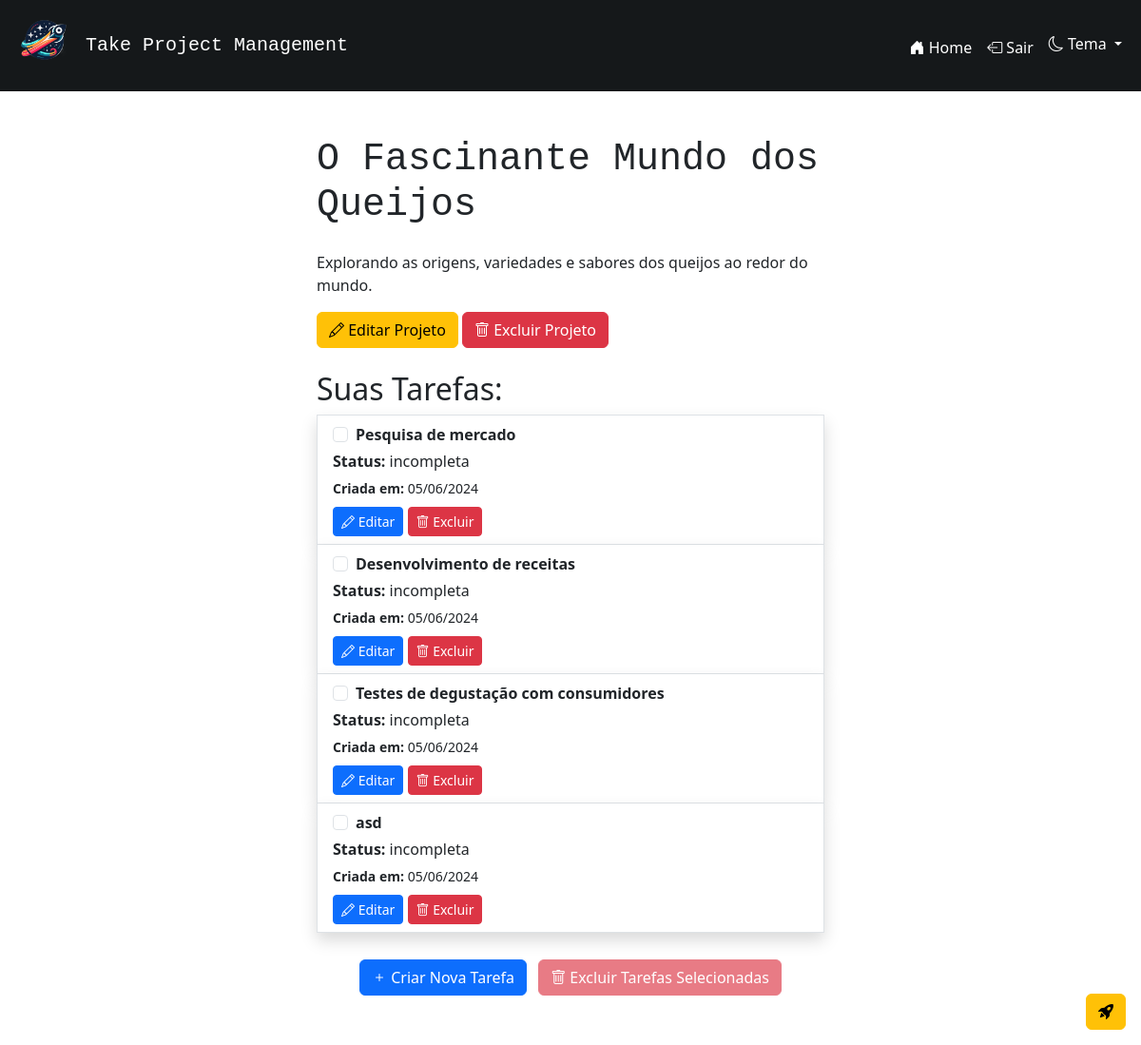
The app's page /projeto/3 (signed in), older data.
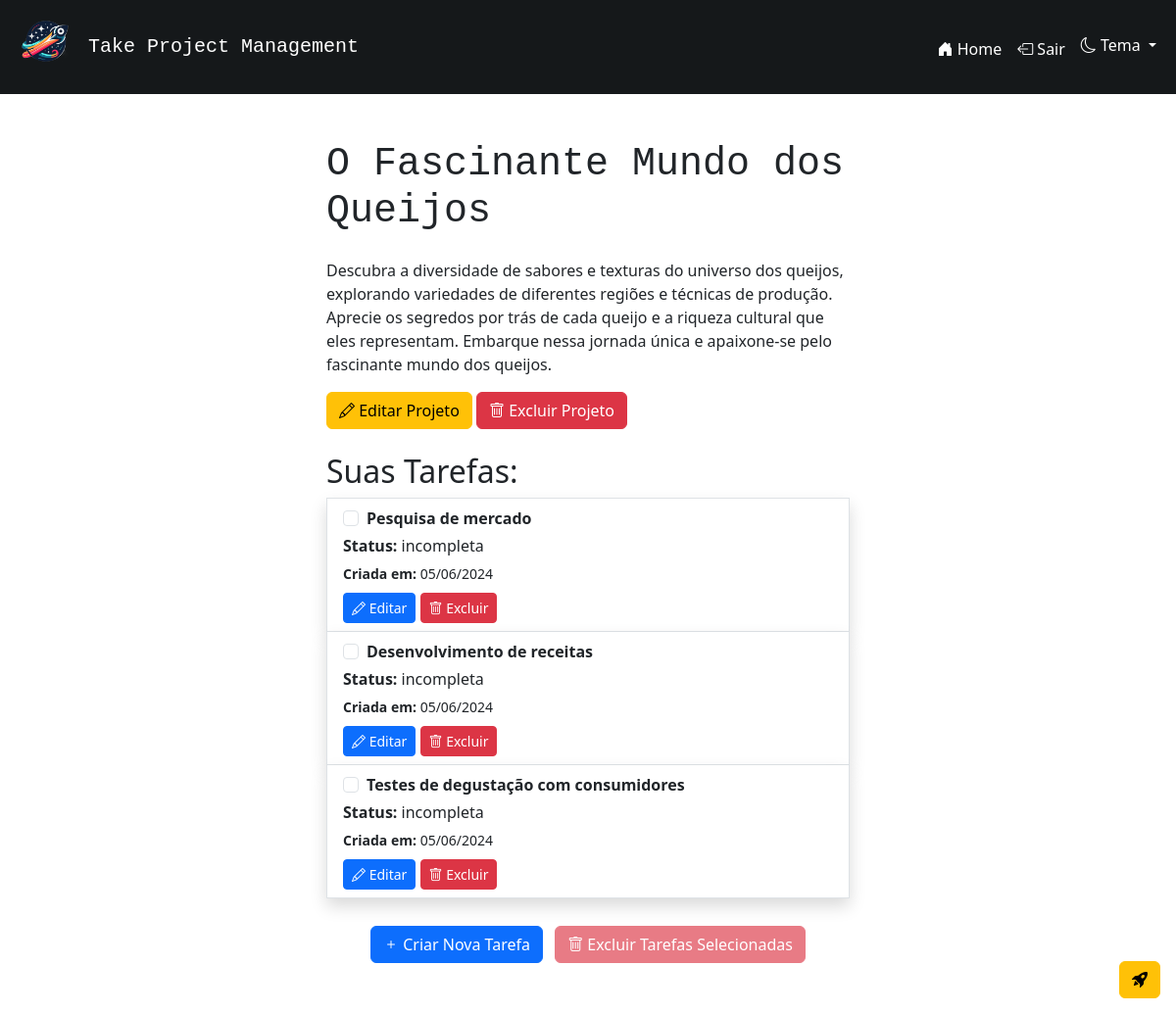
The same page, newer data.
### app.py (models this page shows, shortened)
class Projeto(db.Model):
    __tablename__ = 'projeto'
    id = db.Column(db.Integer, primary_key=True)
    nome_projeto = db.Column(db.String(80), nullable=False)
    descricao_projeto = db.Column(db.String())
    usuario_id = db.Column(db.Integer, db.ForeignKey('usuario.id'), nullable=False)
    usuario = db.relationship('Usuario', backref=db.backref('projetos', lazy=True))
    tarefas = db.relationship('Tarefa', backref='projeto_rel', cascade="all, delete-orphan", lazy=True)

class Tarefa(db.Model):
    __tablename__ = 'tarefa'
    id = db.Column(db.Integer, primary_key=True)
    nome_tarefa = db.Column(db.String(80), nullable=False)
    status = db.Column(db.String(30), nullable=False, default='incompleta')
    data_criacao = db.Column(db.DateTime, nullable=False, default=lambda: datetime.now(timezone.utc))
    data_entrega = db.Column(db.DateTime)
    projeto_id = db.Column(db.Integer, db.ForeignKey('projeto.id'), nullable=False)
    projeto = db.relationship('Projeto', backref=db.backref('projeto_rel', lazy=True))

### app.py (the view)
@app.route('/projeto/<int:projeto_id>')
def projeto_especifico(projeto_id):
    if not Verificador.verificar_sessao() or not Verificador.verificar_permissao_projeto(projeto_id):
        return redirect(url_for('index'))
    projeto = Projeto.query.get(projeto_id)
    if not projeto:
        flash('O projeto especificado não foi encontrado', 'warning')
        return redirect(url_for('index'))
    return render_template('projeto_especifico.html', projeto=projeto)

### app.py (called while the page is built)
    @staticmethod
    def verificar_permissao_projeto(projeto_id):
        projeto = Projeto.query.get(projeto_id)
        if not projeto or projeto.usuario_id != session['usuario_id']:
            flash('Você não tem permissão para acessar este projeto.', 'warning')
            return False
        return True

    @staticmethod
    def verificar_sessao():
        if 'usuario_id' in session:
            return True
        flash('Você não tem permissão para executar essa ação.', 'warning')
        return False

### templates/projeto_especifico.html (shortened to what this page needs)
{% extends 'base.html' %}
{% block content %}
<div class="container">
    <div class="row justify-content-center">
        <div class="col-md-6">
            <h1 class="mb-4 font-monospace">{{ projeto.nome_projeto }}</h1>
            <p class="card-text ">{% if projeto.descricao_projeto %} {{ projeto.descricao_projeto }} {% endif %}</p>
            <button type="button" class="btn btn-warning" data-bs-toggle="modal" data-bs-target="#modalEditarProjeto{{ projeto.id }}">
                <i class="bi bi-pencil"></i> Editar Projeto
            </button>
            <button type="button" class="btn btn-danger" data-bs-toggle="modal" data-bs-target="#modalExcluirProjeto{{ projeto.id }}">
                <i class="bi bi-trash"></i> Excluir Projeto
            </button>
            <h2 class="mt-4">Suas Tarefas:</h2>
            <div class="list-group">
                <form action=" {{ url_for('excluir_tarefas_selecionadas', projeto_id=projeto.id) }}" method="POST" id="formExcluirTarefas">
                    {% for tarefa in projeto.tarefas %}
                        <div class="list-group-item shadow">
                            <div class="form-check">
                                <input class="form-check-input tarefa-checkbox" type="checkbox" value="{{ tarefa.id }}" id="tarefa-checkbox-{{ tarefa.id }}" name="tarefas_selecionadas[]">
                                <label class="form-check-label" for="tarefa-checkbox-{{ tarefa.id }}">
                                    <b>{{ tarefa.nome_tarefa }}</b>
                                </label>
                            </div>
                            <p class="mb-1 mt-1"><b>Status:</b> {{ tarefa.status }}</p>
                            <small><b>Criada em: </b>{{ tarefa.data_criacao.strftime('%d/%m/%Y') }}</small> <br>
                            <div class="mt-2">
                                <button type="button" class="btn btn-sm btn-primary" data-bs-toggle="modal" data-bs-target="#modalAlterarTarefa{{ tarefa.id }}"><i class="bi bi-pencil"></i> Editar</button>
                                <button type="button" class="btn btn-sm btn-danger" data-bs-toggle="modal" data-bs-target="#modalExcluirTarefa{{ tarefa.id }}"><i class="bi bi-trash"></i> Excluir</button>
                            </div>
                        </div>
                    {% endfor %}
                    <div class="text-center mt-4">
                        <button type="button" class="btn btn-primary m-1" data-bs-toggle="modal" data-bs-target="#modalCriarTarefa"><i class="bi bi-plus"></i> Criar Nova Tarefa</button>
                        <button type="button" class="btn btn-danger m-1" id="btnAbrirModalExclusao" disabled>
                            <i class="bi bi-trash"></i> Excluir Tarefas Selecionadas
                        </button>
                    </div>
                </form>
            </div>
        </div>
    </div>
</div>
<div class="position-fixed bottom-0 end-0 m-3">
    {% if sugestao_tarefas or novo_titulo_sugerido or nova_descricao_sugerida %}
        <div class="btn-group dropstart">
            <button type="button" class="btn btn-warning dropdown-toggle dropdown-toggle-split" data-bs-toggle="dropdown" aria-expanded="false">
                <span class="visually-hidden">Toggle Dropstart</span>
            </button>
            <ul class="dropdown-menu">
                {% if sugestao_tarefas %}
                    <li><button class="dropdown-item" type="button" data-bs-toggle="modal" data-bs-target="#modalAdicionarTarefasSugeridas"><i class="bi bi-list-task"></i> Adicionar tarefas sugeridas</button></li>
                {% endif %}
                {% if novo_titulo_sugerido %}
                    <li><form action="{{ url_for('adicionar_titulo_sugerido', projeto_id=projeto.id, novo_titulo_sugerido=novo_titulo_sugerido) }}" method="POST"><button class="dropdown-item" type="submit"><i class="bi bi-card-heading"></i> Adicionar o título sugerido</button></form></li>
                {% endif %}
                {% if nova_descricao_sugerida %}
                    <li><form action="{{ url_for('adicionar_descricao_sugerida', projeto_id=projeto.id, nova_descricao_sugerida=nova_descricao_sugerida) }}" method="POST"><button class="dropdown-item" type="submit"><i class="bi bi-file-text"></i> Adicionar a descrição sugerida</button></form></li>
                {% endif %}
            </ul>
            <button type="button" class="btn btn-warning" data-bs-toggle="modal" data-bs-target="#modalAcoesIA">
                <i class="bi bi-rocket-takeoff-fill"></i>
            </button>
        </div>
    {% else %}
        <button type="button" class="btn btn-warning" data-bs-toggle="modal" data-bs-target="#modalAcoesIA">
            <i class="bi bi-rocket-takeoff-fill"></i>
        </button>
    {% endif %}
</div>
{% endblock %}

### templates/base.html (shortened to what this page needs)
<!DOCTYPE html>
<html lang="pt-br" data-bs-theme="{{ session['tema'] }}">
<head>
    <link href="https://cdn.jsdelivr.net/npm/bootstrap@5.3.3/dist/css/bootstrap.min.css" rel="stylesheet">
    <link rel="stylesheet" href="https://cdn.jsdelivr.net/npm/bootstrap-icons@1.11.3/font/bootstrap-icons.min.css">
</head>
<body>
    <header class="navbar navbar-expand-lg navbar-dark" style="background-color: #15181a">
        <div class="container-fluid">
            <a class="navbar-brand d-flex align-items-center text-white" href="{{ url_for('index') }}">
                <img src="{{ url_for('static', filename='img/logo_take.png') }}" class="img-fluid" alt="Logo" style="max-width: 70px; min-width: 40px; height: auto;" loading="eager">
                <p class="ms-2 pe-1 font-monospace mb-0 text-wrap">Take Project Management</p>
            </a>
            <div class="collapse navbar-collapse justify-content-end" id="navbarNav">
                <ul class="navbar-nav">
                    <li class="nav-item mt-1">
                        <a class="nav-link text-white" href="{{ url_for('index') }}"><i class="bi bi-house-door-fill"></i> Home</a>
                    </li>
                    {% if 'usuario_id' in session %}
                    <li class="nav-item mt-1">
                        <a class="nav-link text-white" href="{{ url_for('sair') }}"><i class="bi bi-box-arrow-left"></i> Sair</a>
                    </li>
                    {% endif %}
                    <li class="nav-item dropdown">
                        <a class="nav-link dropdown-toggle text-white" href="#" id="dropdownMenuButtonDark" role="button" data-bs-toggle="dropdown" aria-expanded="false">
                            <i class="bi bi-moon"></i> Tema
                        </a>
                    </li>
                </ul>
            </div>
        </div>
    </header>
    <main class="container my-5">
        {% block content %}{% endblock %}
    </main>
</body>
</html>

Row changes from the older to the newer data that the page shows:
removed Tarefa: nome_tarefa "asd", status "incompleta", data_criacao "05/06/2024"
changed Projeto "O Fascinante Mundo dos Queijos": descricao_projeto "Explorando as origens, variedades e sabores dos queijos ao redor do mundo." → "Descubra a diversidade de sabores e texturas do universo dos queijos, explorando variedades de diferentes regiões e técnicas de produção. Aprecie os segredos por trás de cada queijo e a riqueza cultural que eles representam. Embarque nessa jornada única e apaixone-se pelo fascinante mundo dos queijos."
